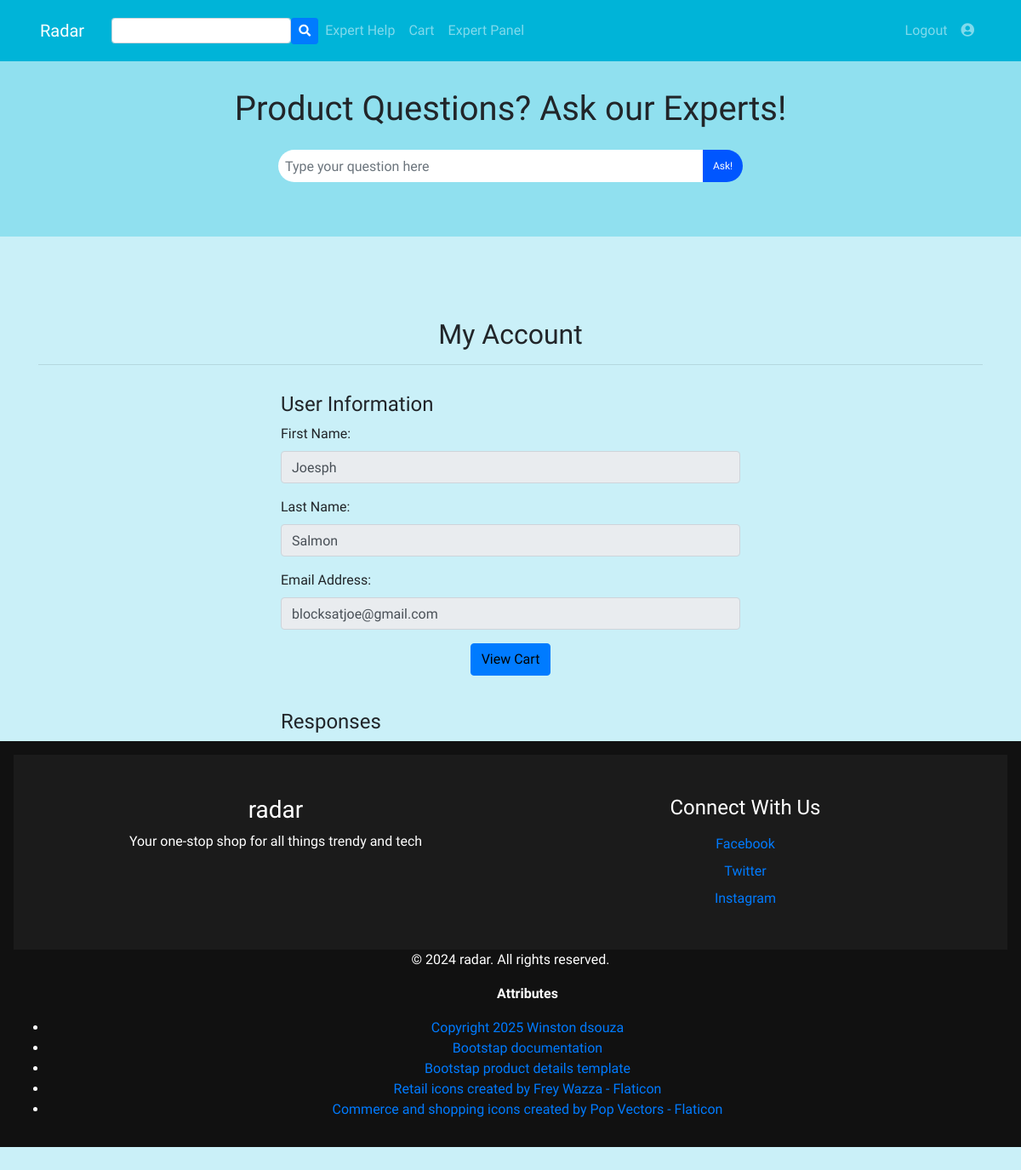
Page /account.php (signed in) on the committed database.
### tables this page shows
CREATE TABLE `users` (
  `id` int(11) NOT NULL,
  `email_id` varchar(255) NOT NULL,
  `first_name` varchar(20) NOT NULL,
  `last_name` varchar(20) DEFAULT NULL,
  `phone` int(10) NOT NULL,
  `registration_time` timestamp NOT NULL DEFAULT current_timestamp() ON UPDATE current_timestamp(),
  `password` varchar(255) NOT NULL,
  `is_expert` tinyint(1) DEFAULT 0
);

### account.php (the view, shortened to what this page needs)
<?php
require 'includes/common.php';
$email = $_SESSION['email'];
$query = "SELECT first_name, last_name, email_id FROM users WHERE email_id = '$email'";
$result = mysqli_query($con, $query);
$user = mysqli_fetch_assoc($result);
?>
<!DOCTYPE html>
<html lang="en">
<head>
    <link rel="stylesheet" href="includes/styles.css?v=1.0">
    <link rel="stylesheet" href="https://stackpath.bootstrapcdn.com/bootstrap/4.1.3/css/bootstrap.min.css">
</head>
<body>
    <?php include 'includes/question_bar.php';?>
    <div class="container" style="margin-top: 80px;">
        <h2 class="text-center">My Account</h2>
        <hr>
        <div class="row">
            <div class="col-md-6 offset-md-3">
                <h4>User Information</h4>
                <div class="form-group">
                    <label for="firstName">First Name:</label>
                    <input type="text" class="form-control" id="firstName" value="<?php echo htmlspecialchars($user['first_name']); ?>" readonly>
                </div>
                <div class="form-group">
                    <label for="lastName">Last Name:</label>
                    <input type="text" class="form-control" id="lastName" value="<?php echo htmlspecialchars($user['last_name']); ?>" readonly>
                </div>
                <div class="form-group">
                    <label for="email">Email Address:</label>
                    <input type="email" class="form-control" id="email" value="<?php echo htmlspecialchars($user['email_id']); ?>" readonly>
                </div>
                <div class="text-center">
                    <a href="cart.php" class="btn btn-primary">View Cart</a>
                </div>
            </div>
        </div>
        <div class="row mt-4">
            <div class="col-md-6 offset-md-3">
                <h4>Responses</h4>
            </div>
        </div>
    </div>
</body>
<?php include('includes/footer.php'); ?>
</html>

### includes/styles.css (style rules this page uses)
html { position: relative; min-height: 100%; }
body { overflow-x:hidden; max-width: 100%; margin:0; margin-bottom: 150px; background-color: #caf0f8; }
body, h1, h2, h3, h4, h5, h6 { font-family: 'Andika'; padding-top: 16px; }
.container a { color:black; }

### rows in the picture
users: first_name "Joesph", last_name "Salmon", email "blocksatjoe@gmail.com"
